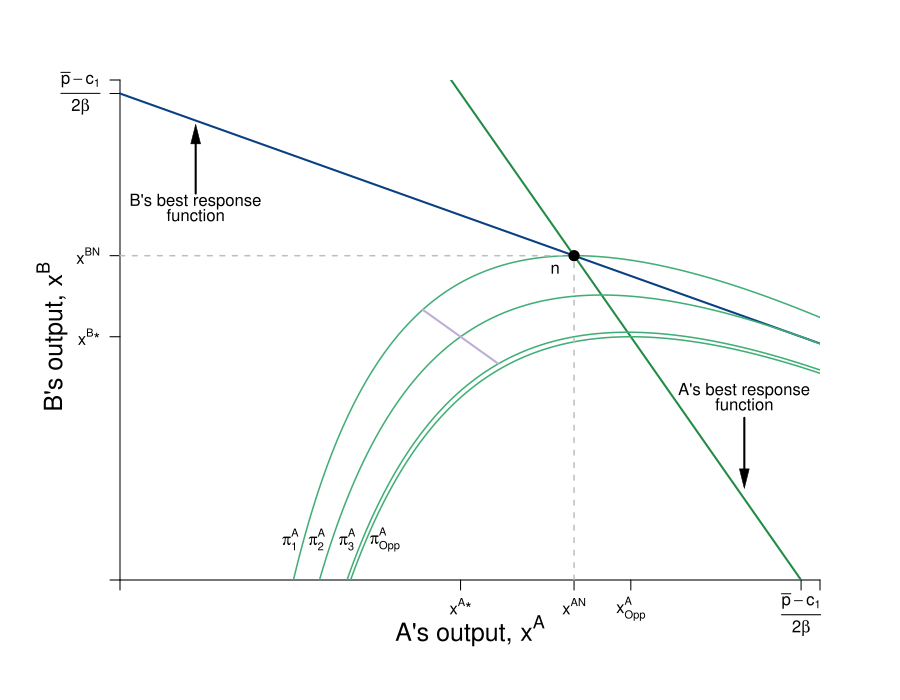

Recreate this plot in R.
require(shape)
pdf(file = "competitionmarkets/cournot_brfs_profits/cournot_brfs_profits_2.pdf", width = 9, height = 7)

#Set parameters for graphics
axislabelsize <- 1.5
graphlinewidth <- 2
segmentlinewidth <- 1.5

COL <- c("#7fc97f", "#beaed4", "#fdc086", "#ffff99", "#386cb0", "#f0027f", "#bf5b17", "#666666")
COLA <- c("#99d8c9","#66c2a4","#41ae76", "#238b45", "#005824")
COLB <- c("#4eb3d3", "#2b8cbe", "#0868ac","#084081")

par(mar =  c(6, 6, 4, 4))

piA <- function(xa, xb, s = 0.5, pmax = 20, c1 = 2) {
  (pmax - s*xb)*xa - s*(xa)^2 - c1*xa
}

piB <- function(xa, xb, s = 0.5, pmax = 20, c1 = 2) {
  (pmax - s*xa)*xb - s*(xb)^2 - c1*xb
}

brfB <- function(xa, s = 0.5, pmax = 20, c1 = 2) {
  (pmax - c1)/(2*s) - (1/2)*xa
}

brfA <- function(xa, s = 0.5, pmax = 20, c1 = 2) {
  (pmax - c1)/s - 2*xa
}

isoA <- function(xa, s = 0.5, pmax = 20, c1 = 2, piA = 72){
  -(c1*xa - pmax*xa + s*xa^2 + piA)/(s*xa)
}

isoB1 <- function(xa, s = 0.5, pmax = 20, c1 = 2, piB = 72){
  (-sqrt((c1 - pmax + s*xa)^2 - 4*piB*s) - c1 + pmax -s*xa)/(2*s)
}

isoB2 <- function(xa, s = 0.5, pmax = 20, c1 = 2, piB = 72){
  (sqrt((c1 - pmax + s*xa)^2 - 4*piB*s) - c1 + pmax -s*xa)/(2*s)
}


#Input into Wolfram Alpha: solve for x y = 1/b - (0.5*x)/(a*b) - u/(a*b*x)

#solve for y 72 = (p - s*y)*x - s*(x)^2 - c1*x 
#solve for y 72 = (p - s*x)*y - s*(y)^2 - c1*y

xlims <- c(0, 18.5)
ylims <- c(0, 18.5)

npts <- 501 
x <- seq(xlims[1], xlims[2], length.out = npts)
y <- seq(ylims[1], ylims[2], length.out = npts) 
a <- c(72, 81, 90, 91.125)
b <- c(61, 72, 81, 90)

plot(0, 0, xlim = xlims, ylim = ylims, type = "n",
     xlab = expression(paste("")),
     ylab = expression(paste("")), 
     xaxt = "n", 
     yaxt = "n", 
     cex.lab = axislabelsize, 
     bty = "n",
     xaxs="i", 
     yaxs="i")

ticksy <- c(0, 9, 12, 18, ylims[2])
ylabels <- c(NA, expression(paste(x^{B},"*")), expression(paste(x^{BN})), expression(paste( frac(bar(p) - c[1],2*beta) )),  NA)
ticksx <- c(0, 9, 12, 13.5, 18, xlims[2])
xlabels <- c(NA, expression(paste(x^{A},"*")), expression(paste(x^{AN})), expression(paste(x[Opp]^{A})), expression(paste(frac(bar(p) - c[1],2*beta))), NA)

axis(1, at = ticksx, pos = 0, labels = FALSE)
text(x = c(0, 9, 12, 13.5, 18, 36, xlims[2]), par("usr")[3] - 0.4, labels = xlabels, srt = 0, pos = 1, xpd = TRUE)
axis(2, at = ticksy, pos = 0, labels = ylabels, las = 1)

npts <- 500 
xx1 <- seq(xlims[1], xlims[2], length.out = npts)

#Pareto-improving lens
xpoly1 <- seq(from = 5.95, to = 12, length.out = 500)
ypoly1 <- isoA(xpoly1)
ypoly2 <- isoB1(xpoly1)
# polygon(x = c(xpoly1, rev(xpoly1)), y = c(ypoly1, rev(ypoly2)), col=COL[4], density=NULL, border = NA)
# 

lines(xx1, brfA(xx1, s = 0.5, pmax = 20, c1 = 2), col = COLA[4], lwd = graphlinewidth)
lines(xx1, brfB(xx1, s = 0.5, pmax = 20, c1 = 2), col = COLB[4], lwd = graphlinewidth)

contour(y, x,
        outer(x, y, piA),
        drawlabels = FALSE,
        col = COLA[3],
        lwd = segmentlinewidth,
        levels = a,
        xaxs="i",
        yaxs="i",
        add = TRUE)

mtext(expression(paste("A's output, ", x^A)), side=1, line = 2.5, cex = axislabelsize)
text(-1.8, 9, expression(paste("B's output, ", x^B)), xpd = TRUE, cex = axislabelsize, srt = 90) 
# 
# contour(x, y,
#         outer(x, y, piB),
#         drawlabels = FALSE,
#         col = COLB[2],
#         lwd = segmentlinewidth,
#         levels = b,
#         add = TRUE
# )

#Label the iso-welfare functions for the HG, Aisha
text(4.5, 1.5, expression(pi[1]^A))
text(5.2, 1.5, expression(pi[2]^A))
text(6, 1.5, expression(pi[3]^A))
text(7, 1.5, expression(pi[Opp]^A))

#Label the indifference curves for the HG, Betty
# text(11.8, 18, expression(pi[Vic]^B))
# text(10.5, 18, expression(pi[1]^B))
# text(9.4, 18, expression(pi[2]^B))
# text(8.4, 18, expression(pi[3]^B))


#Label Nash Equilibrium 
segments(0, 12, 12, 12, lty = 2, col = "gray" , lwd = segmentlinewidth)
segments(12, 0, 12, 12, lty = 2, col = "gray" , lwd = segmentlinewidth)
points(12, 12, pch = 16, col = "black", cex = 1.5)
text(11.5, 11.5, expression(paste("n")))

#Checking points
segments(8, 10, 10, 8, lty = 1, col = COL[2] , lwd = graphlinewidth)


# text(9, 9.6, expression(paste("i")))
# segments(0, 9, 13.5, 9, lty = 2, col = "gray" , lwd = segmentlinewidth)
# segments(9, 0, 9, 9, lty = 2, col = "gray" , lwd = segmentlinewidth)
# segments(13.5, 0, 13.5, 9, lty = 2, col = "gray" , lwd = segmentlinewidth)
# points(9, 9, pch = 16, col = "black", cex = 1.5)
# points(13.5, 9, pch = 16, col = "black", cex = 1.5)
# text(13.45, 9.6, expression(paste("d")))
# 
# 
# points(10, 8, pch = 16, col = "black", cex = 1.5)
# text(10, 8.6, expression(paste("f")))
# points(8, 10, pch = 16, col = "black", cex = 1.5)
# text(8, 10.6, expression(paste("g")))

#A's brf
text(2, 14, expression(paste("B's best response")))
text(2, 13.5, expression(paste("function")))
Arrows(2, 14.3, 2, 16.5, col = "black", lty = 1, lwd = 2, arr.type = "triangle", arr.lwd = 0.5)

#B's brf
text(16.5, 7, expression(paste("A's best response")))
text(16.5, 6.5, expression(paste("function")))
Arrows(16.5, 6, 16.5, 3.75, col = "black", lty = 1, lwd = 2, arr.type = "triangle", arr.lwd = 0.5)


dev.off()
